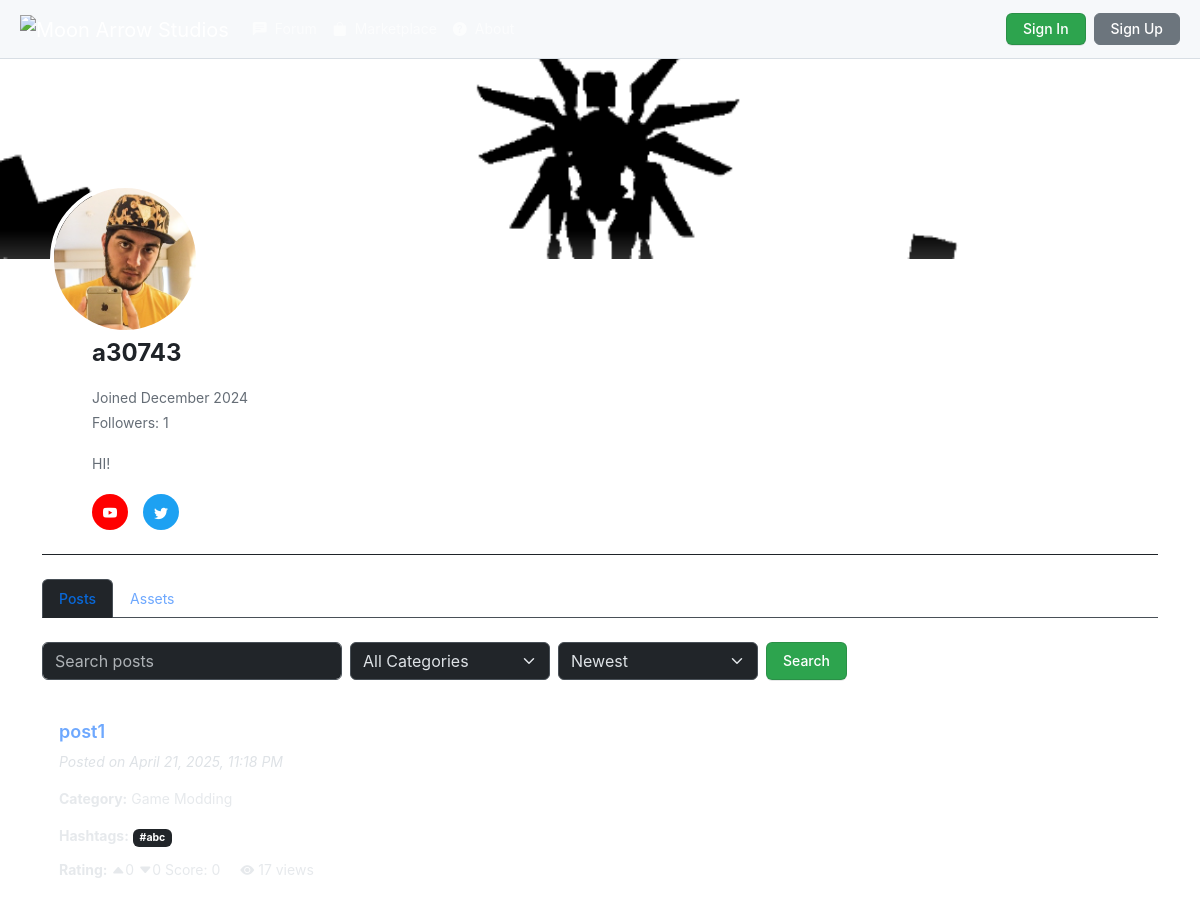
The page /php/profile.php?id=19 on the database as committed earlier.
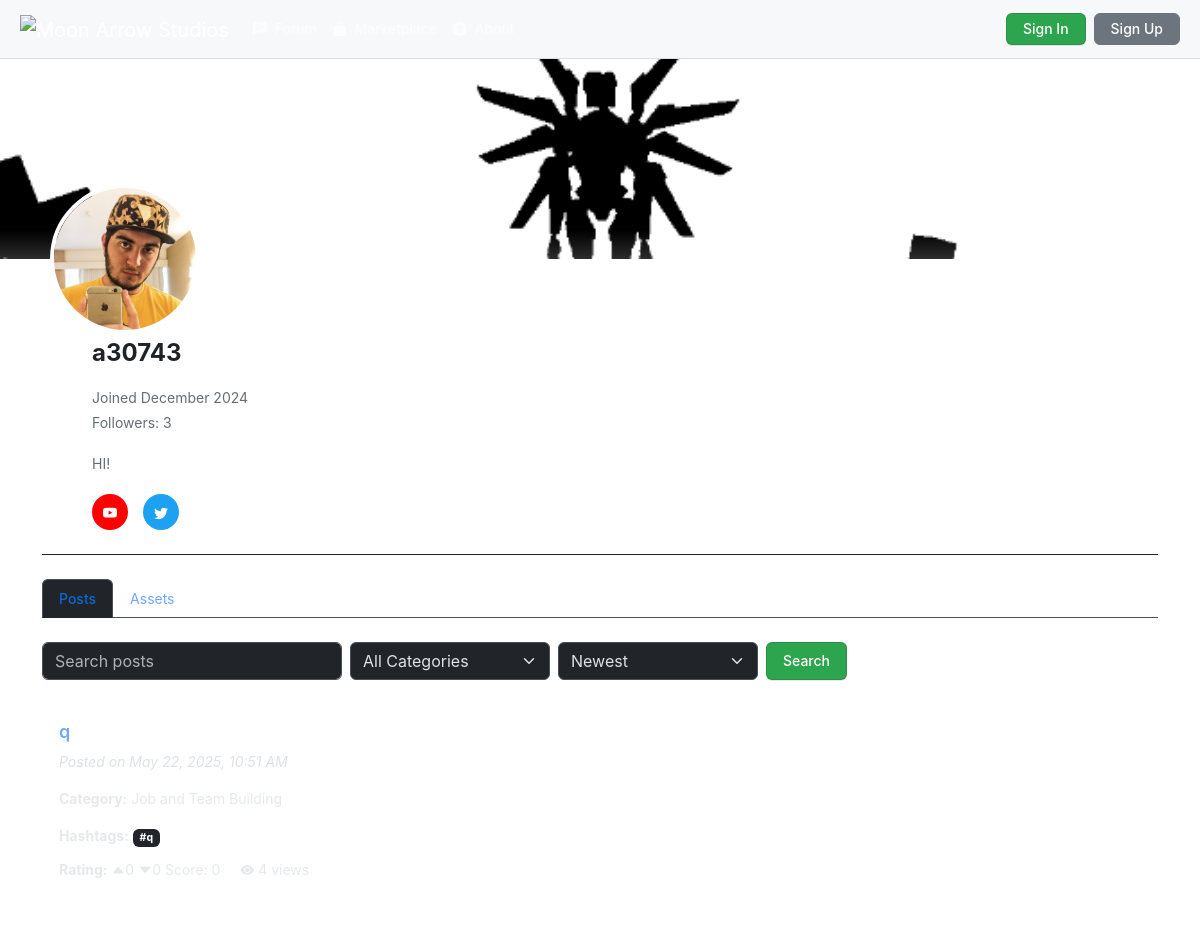
The same page on the database as committed later.
### tables this page shows
CREATE TABLE IF NOT EXISTS `users` (
  `user_id` int NOT NULL AUTO_INCREMENT,
  `username` varchar(50) NOT NULL,
  `email` varchar(100) NOT NULL,
  `password` varchar(255) NOT NULL,
  `role` enum('admin','user') DEFAULT 'user',
  `created_at` datetime DEFAULT CURRENT_TIMESTAMP,
  `profile_picture` varchar(255) DEFAULT NULL,
  `banner` varchar(255) DEFAULT NULL,
  `description` text,
  `status` enum('active','suspended') NOT NULL DEFAULT 'active',
  `youtube` varchar(255) DEFAULT NULL,
  `linkedin` varchar(255) DEFAULT NULL,
  `twitter` varchar(255) DEFAULT NULL,
  `instagram` varchar(255) DEFAULT NULL,
  `github` varchar(255) DEFAULT NULL,
  `portfolio` varchar(255) DEFAULT NULL,
  `reported_count` int NOT NULL DEFAULT '0',
  PRIMARY KEY (`user_id`),
  UNIQUE KEY `username` (`username`),
  UNIQUE KEY `email` (`email`)
);

CREATE TABLE IF NOT EXISTS `posts` (
  `id` int NOT NULL AUTO_INCREMENT,
  `title` varchar(255) NOT NULL,
  `content` text NOT NULL,
  `category_id` int NOT NULL,
  `hashtags` text,
  `images` text,
  `created_at` timestamp NULL DEFAULT CURRENT_TIMESTAMP,
  `videos` text,
  `user_id` int NOT NULL,
  `upvotes` int DEFAULT '0',
  `downvotes` int DEFAULT '0',
  `status` enum('published','draft','hidden') NOT NULL DEFAULT 'published',
  `views` int DEFAULT '0',
  `updated_at` timestamp NULL DEFAULT CURRENT_TIMESTAMP ON UPDATE CURRENT_TIMESTAMP,
  `reported_count` int DEFAULT '0',
  PRIMARY KEY (`id`),
  KEY `fk_posts_categories` (`category_id`),
  KEY `user_id` (`user_id`)
);

CREATE TABLE IF NOT EXISTS `categories` (
  `id` int NOT NULL AUTO_INCREMENT,
  `name` varchar(100) NOT NULL,
  PRIMARY KEY (`id`)
);

### php/profile.php (the view, shortened to what the rows shown need)
<?php
require 'db_connect.php';
$user_id = isset($_GET['id']) ? (int)$_GET['id'] : ($_SESSION['user_id'] ?? null);
$active_tab = isset($_GET['tab']) ? $_GET['tab'] : 'posts';
$stmt = $conn->prepare("SELECT *, DATE_FORMAT(created_at, '%M %Y') as formatted_join_date FROM users WHERE user_id = ?");
$stmt->bind_param("i", $user_id);
$stmt->execute();
$user = $stmt->get_result()->fetch_assoc();
$stmt = $conn->prepare("SELECT COUNT(*) as follower_count FROM follows WHERE following_id = ?");
$stmt->bind_param("i", $user_id);
$stmt->execute();
$follower_count = $stmt->get_result()->fetch_assoc()['follower_count'];
$post_sort_order = $_GET['post_sort'] ?? 'newest';
$post_order_by = match($post_sort_order) {
    'oldest' => 'posts.created_at ASC',
    'highest_score' => '(posts.upvotes - posts.downvotes) DESC',
    default => 'posts.created_at DESC'
};
$posts_per_page = 5;
$post_page = isset($_GET['post_page']) ? max(1, (int)$_GET['post_page']) : 1;
$post_offset = ($post_page - 1) * $posts_per_page;
$post_sql = "SELECT posts.*, categories.name AS category_name,
            (posts.upvotes - posts.downvotes) AS score
            FROM posts
            JOIN categories ON posts.category_id = categories.id
            WHERE posts.user_id = ?";
$post_params = [$user_id];
$post_types = "i";
$post_sql .= " ORDER BY " . $post_order_by . " LIMIT ? OFFSET ?";
$post_types .= "ii";
array_push($post_params, $posts_per_page, $post_offset);
$post_stmt = $conn->prepare($post_sql);
$post_stmt->bind_param($post_types, ...$post_params);
$post_stmt->execute();
$posts = $post_stmt->get_result();
?>
<!DOCTYPE html>
<html lang="en" data-bs-theme="dark">
<head>
    <?php require 'header.php'; ?>
    <link rel="stylesheet" href="https://cdnjs.cloudflare.com/ajax/libs/animate.css/4.1.1/animate.min.css">
</head>
<body>
    <div class="container-fluid p-0">
        <div class="container">
            <div class="profile-info animate__animated animate__fadeInUp">
                <div class="profile-header">
                    <div class="username-container">
                        <h1 class="username mb-0 animate__animated animate__fadeInLeft"><?= htmlspecialchars($user['username']) ?></h1>
                    </div>
                </div>
                <div class="user-stats animate__animated animate__fadeIn">
                    <p class="mb-1">Joined <?= htmlspecialchars($user['formatted_join_date']) ?></p>
                    <p class="mb-1">Followers: <?= htmlspecialchars($follower_count) ?></p>
                </div>
                <?php if ($user['description']): ?>
                    <p class="description animate__animated animate__fadeIn "><?= nl2br(htmlspecialchars($user['description'])) ?></p>
                <?php endif; ?>
                <?php if ($user['youtube'] || $user['linkedin'] || $user['twitter'] || $user['instagram'] || $user['github'] || $user['portfolio']): ?>
                    <div class="social-links animate__animated animate__fadeInUp s">
                        <?php if ($user['youtube']): ?>
                            <a href="<?= htmlspecialchars($user['youtube']) ?>" target="_blank" class="youtube-icon" title="YouTube">
                            </a>
                        <?php endif; ?>
                        <?php if ($user['twitter']): ?>
                            <a href="<?= htmlspecialchars($user['twitter']) ?>" target="_blank" class="twitter-icon" title="Twitter">
                            </a>
                        <?php endif; ?>
                    </div>
                <?php endif; ?>
            </div>
            <div class="tab-content">
                <div class="tab-pane fade <?= $active_tab === 'posts' ? 'show active' : '' ?>" id="posts">
                    <div class="posts-container">
                        <?php if ($posts->num_rows > 0): ?>
                            <?php $delay = 0.5; ?>
                            <?php while ($post = $posts->fetch_assoc()): ?>
                                <div class="card mb-3 staggered-animation" data-animation="fadeInUp" data-delay="<?= $delay ?>">
                                    <div class="card-body">
                                        <h3 class="card-title">
                                            <a href="view_post.php?id=<?= $post['id'] ?>" class="text-decoration-none">
                                                <?= htmlspecialchars($post['title']) ?>
                                            </a>
                                        </h3>
                                        <p class="card-text">
                                            <em>Posted on <?= date('F j, Y, g:i A', strtotime($post['created_at'])) ?></em>
                                        </p>
                                        <p class="card-text text-muted">
                                            <strong>Category:</strong> <?= htmlspecialchars($post['category_name'] ?? 'Uncategorized') ?>
                                        </p>
                                        <div class="hashtags card-text text-muted mb-2"><strong>Hashtags:</strong>
                                            <?php if (!empty($post['hashtags'])): ?>
                                                <?php $tags = explode(' ', $post['hashtags']); ?>
                                                <?php foreach ($tags as $tag): ?>
                                                    <span class="badge bg-dark"><?= htmlspecialchars($tag) ?></span>
                                                <?php endforeach; ?>
                                            <?php endif; ?>
                                        </div>
                                        <p class="card-text text-muted"><strong>Rating:</strong>
                                            <i class="bi bi-caret-up-fill"></i><?= $post['upvotes'] ?? 0 ?>
                                            <i class="bi bi-caret-down-fill"></i><?= $post['downvotes'] ?? 0 ?>
                                            Score: <?= $post['score'] ?? 0 ?>
                                            <span class="ms-3"><i class="bi bi-eye-fill"></i> <?= $post['views'] ?? 0 ?> views</span>
                                        </p>
                                    </div>
                                </div>
                                <?php $delay += 0.05; ?>
                            <?php endwhile; ?>
                        <?php else: ?>
                            <div class="alert alert-info animate__animated animate__fadeIn s">No posts found.</div>
                        <?php endif; ?>
                    </div>
                </div>
            </div>
        </div>
    </div>
</body>
</html>

Rows that differ between the two databases and show on the page:
no longer on this page (row edited): posts: title "post1", created_at "April 21, 2025, 11:18 PM", category.name "Game Modding", hashtags "#abc", upvotes "0", downvotes "0", score "0", views "17"
added posts: title "q", created_at "May 22, 2025, 10:51 AM", category.name "Job and Team Building", hashtags "#q", upvotes "0", downvotes "0", score "0", views "4"
Other text that changed with them:
$follower_count: "1" → "3"
